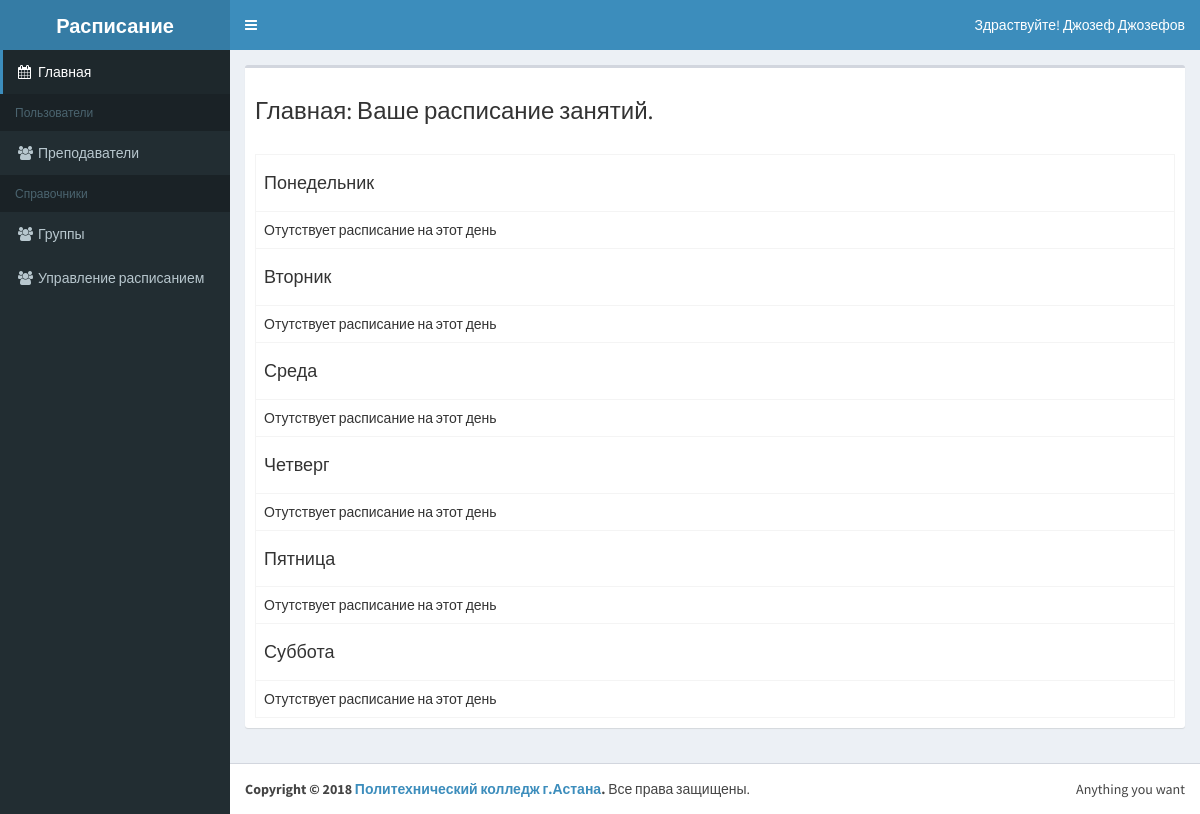
/index.php (signed in), run on the app's committed database.
### tables this page shows
CREATE TABLE `day` (
  `day_id` tinyint NOT NULL,
  `name` varchar(20) NOT NULL
);

### classes/BaseMap.php (called while the page is built, shortened)
<?php
abstract class BaseMap extends Config {
    function __construct() {
        try {
            $this->db = new PDO('mysql:host=' . self::HOST . ';dbname=' . self::DB_NAME, self::DB_USER, self::DB_PASSWORD);
        } catch (PDOException $e) {
            echo $e->getMessage();
        }
    }
}

### classes/ScheduleMap.php (called while the page is built, shortened)
<?php
class ScheduleMap extends BaseMap {
    public function findByTeacherId($id = null) {
        $days = $this->findDays();
        $result = [];
        foreach ($days as $day) {
            $arrDay = [];
            $arrDay['id'] = $day->day_id;
            $arrDay['name'] = $day->name;
            $arrDay['gruppa'] = [];
            $gruppas = $this->findGruppasByDayTeacher($id, $day->day_id);
            $result[] = $arrDay;
        }
        return $result;
    }
    public function findDays() {
        $res = $this->db->query("SELECT day_id, name FROM day");
        return $res->fetchAll(PDO::FETCH_OBJ);
    }
    public function findGruppasByDayTeacher($teacherId, $dayId) {
        $res = $this->db->query("SELECT DISTINCT gruppa.gruppa_id, gruppa.name FROM lesson_plan "
                . "INNER JOIN schedule ON lesson_plan.lesson_plan_id=schedule.lesson_plan_id "
                . "INNER JOIN gruppa ON lesson_plan.gruppa_id=gruppa.gruppa_id "
                . "WHERE lesson_plan.user_id=$teacherId AND schedule.day_id=$dayId ORDER BY gruppa.name");
        return $res->fetchAll(PDO::FETCH_OBJ);
    }
}

### index.php (the view, shortened to what this page needs)
<?php
$header = 'Главная: Ваше расписание занятий.';
$userIdentity = (new UserMap())->identity($_SESSION['id']);
if ($userIdentity == UserMap::TEACHER) {
    $schedules = (new ScheduleMap())->findByTeacherId($_SESSION['id']);
} elseif ($userIdentity == UserMap::STUDENT) {
} else {
    $schedules = null;
}
require_once 'template/header.php';
?>
<div class="row">
    <div class="col-xs-12">
        <div class="box">
            <section class="box-body">
                <h3><?= $header; ?></h3>
            </section>
            <div class="box-body">
                <?php if ($schedules) : ?>
                    <table class="table table-bordered table-hover">
                        <?php foreach ($schedules as $day) :
                            ?>
                            <tr>
                                <th colspan="3">
                                    <h4 class="center-block">
                                        <?= $day['name']; ?>
                                    </h4>
                                </th>
                            </tr>
                            <?php if ($day['gruppa']) : ?>
                                <?php foreach ($day['gruppa']
                                as $gruppa) :
                                    ?>
                                    <tr>
                                        <th colspan="3"><?= $gruppa['name']; ?></th>
                                    </tr>
                <?php foreach ($gruppa['schedule'] as $schedule) : ?>
                                        <tr>
                                            <td><?= $schedule['lesson_num']; ?></td>
                                            <td><?= $schedule['subject']; ?></td>
                                            <td><?= $schedule['classroom']; ?></td>
                                        </tr>
                                    <?php endforeach; ?>
                                <?php endforeach; ?>
        <?php else: ?>
                                <tr>
                                    <td colspan="3">Отутствует расписание на этот день</td>
                                </tr>
                            <?php endif; ?>
    <?php endforeach; ?>
                    </table>
                <?php else: ?>
                    <p>Для Вас расписание отутствует</p>
<?php endif; ?>
            </div>
        </div>
    </div>
</div>
<?php
require_once 'template/footer.php';
?>

### data on the page
day: name "Понедельник"
day: name "Вторник"
day: name "Среда"
day: name "Четверг"
day: name "Пятница"
day: name "Суббота"

### other printed values
$header "Главная: Ваше расписание занятий."
